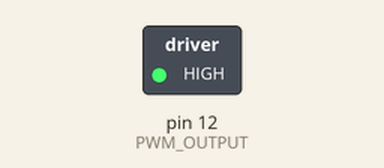
Bench run of a sketch on a simulated Arduino Uno, built with avr-gcc and run on an emulated ATmega328P. On the bench: switched loads named in the sketch (green lamp = pin HIGH). What the sketch prints to the serial monitor is not drawn.

Above: at 0.1 s.
Timing chart, 0 to 1.6 s (numbered marks = the images above):
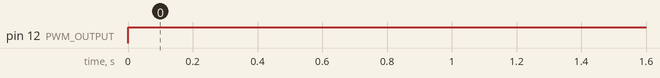

The sketch:

PIDmotor_control.ino
```cpp
#include <PID_v1.h>   // PID library

// DC24V40RPM DC motor  and MD30C R2 30A DC Motor Driver
#define DIR 10         // DIR motor Driver
#define PWM_OUTPUT 12  // PWM motor Driver

// PIR
double Setpoint, Input, Output;
float kecepatan;
double Kp = 2, Ki = 5, Kd = 1;
PID myPID(&Input, &Output, &Setpoint, Kp, Ki, Kd, DIRECT);
const int PPR = 100;  //define number of pulses in one round of encoder

//Time variables
long previousMillis = 0;
long currentMillis = 0;

void setup() {
  //Input = analogRead(PIN_INPUT);
  Setpoint = 100;
  Serial.begin(9600);
  //turn the PID on
  myPID.SetMode(AUTOMATIC);
  myPID.SetOutputLimits(0, 255);
}

void loop() {
  //Input = analogRead(PIN_INPUT);
  Input = kecepatan;

  myPID.Compute();
  analogWrite(PWM_OUTPUT, Output);

  Serial.print("Input = ");
  Serial.print(Input);
  Serial.println();
  Serial.print("Output = ");
  Serial.print(Output);
  Serial.println();
}
```

Measured:
- by itself, pin 12 (PWM_OUTPUT): LOW → HIGH at 0.00 s
